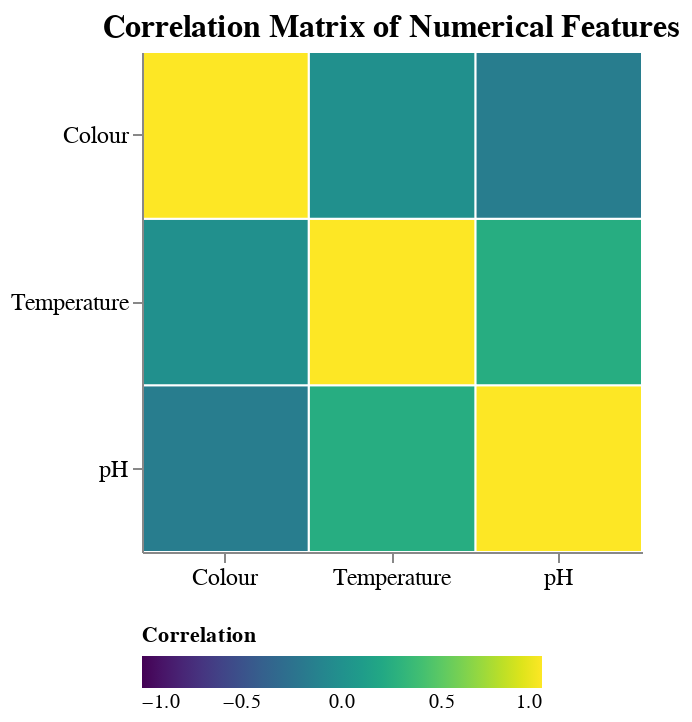

The cell this chart's notebook holds for it:
### Markdown cell above
The output above shows how the satisfaction of optimal conditions for Taste, Odor, Fat, and Turbidity (where 1 = optimal, 0 = suboptimal) relates to the Grade (low, medium, high). When features are suboptimal (0), they are strongly associated with medium grade (e.g., Fat = 0 is almost exclusively tied to medium grade). In contrast, when features are optimal (1), they are more likely linked to low or high grades, with Taste = 1, Odor = 1, and Turbidity = 1 showing significant occurrences in both low and high grades. Interestingly, Fat = 1 is strongly associated with both low and high grades, suggesting it plays a key role in distinguishing these extremes. Overall, optimal conditions (1) tend to push samples toward low or high grades, while suboptimal conditions (0) are strongly tied to medium grade, highlighting clear patterns that can inform quality assessment and predictive modeling.

### Code cell
# Calculate correlation matrix
correlation_data = (
    full_milk[numerical_features]
    .corr()
    .stack()
    .reset_index(name='Correlation')  
)

correlation_data.columns = ['Variable 1', 'Variable 2', 'Correlation']

# Create the correlation heatmap
correlation_chart = (
    alt.Chart(correlation_data)
    .mark_rect(stroke='white', strokeWidth=1)  
    .encode(
        x=alt.X('Variable 1:N', title=None, sort='ascending'),  
        y=alt.Y('Variable 2:N', title=None, sort='ascending'),
        color=alt.Color(
            'Correlation:Q',
            title='Correlation',
            scale=alt.Scale(scheme='viridis', domain=[-1, 1]),  
            legend=alt.Legend(orient='bottom', titleLimit=300)  
        ),
        tooltip=[
            alt.Tooltip('Variable 1:N', title='Variable 1'),
            alt.Tooltip('Variable 2:N', title='Variable 2'),
            alt.Tooltip('Correlation:Q', title='Correlation', format='.2f')  
        ]
    )
    .properties(
        title={
            "text": "Correlation Matrix of Numerical Features",
            "fontSize": 16,
            "anchor": "middle"
        },
        width=250,
        height=250
    )
     .configure_axis(
        labelFontSize=12,
        titleFontSize=14,
        labelAngle=0  
    )
    .configure_view(
        strokeWidth=0  
    )
    .configure_title(
        fontSize=18,
        anchor='middle'
    )
)

# Display the chart
correlation_chart.display()

### Figure 1 — Vega-Lite specification as saved in the notebook (floating-point values rounded to 4 significant figures)
{"config": {"view": {"continuousWidth": 300, "continuousHeight": 300, "strokeWidth": 0}, "axis": {"labelAngle": 0, "labelFontSize": 12, "titleFontSize": 14}, "title": {"anchor": "middle", "fontSize": 18}}, "data": {"name": "data-8a6eba9387b50131c827aeab79da91e6"}, "mark": {"type": "rect", "stroke": "white", "strokeWidth": 1}, "encoding": {"color": {"field": "Correlation", "legend": {"orient": "bottom", "titleLimit": 300}, "scale": {"domain": [-1, 1], "scheme": "viridis"}, "title": "Correlation", "type": "quantitative"}, "tooltip": [{"field": "Variable 1", "title": "Variable 1", "type": "nominal"}, {"field": "Variable 2", "title": "Variable 2", "type": "nominal"}, {"field": "Correlation", "format": ".2f", "title": "Correlation", "type": "quantitative"}], "x": {"field": "Variable 1", "sort": "ascending", "title": null, "type": "nominal"}, "y": {"field": "Variable 2", "sort": "ascending", "title": null, "type": "nominal"}}, "height": 250, "title": {"text": "Correlation Matrix of Numerical Features", "fontSize": 16, "anchor": "middle"}, "width": 250, "$schema": "https://vega.github.io/schema/vega-lite/v5.20.1.json", "datasets": {"data-8a6eba9387b50131c827aeab79da91e6": [{"Variable 1": "pH", "Variable 2": "pH", "Correlation": 1.0}, {"Variable 1": "pH", "Variable 2": "Temperature", "Correlation": 0.2447}, {"Variable 1": "pH", "Variable 2": "Colour", "Correlation": -0.1646}, {"Variable 1": "Temperature", "Variable 2": "pH", "Correlation": 0.2447}, {"Variable 1": "Temperature", "Variable 2": "Temperature", "Correlation": 1.0}, {"Variable 1": "Temperature", "Variable 2": "Colour", "Correlation": -0.008511}, {"Variable 1": "Colour", "Variable 2": "pH", "Correlation": -0.1646}, {"Variable 1": "Colour", "Variable 2": "Temperature", "Correlation": -0.008511}, {"Variable 1": "Colour", "Variable 2": "Colour", "Correlation": 1.0}]}}
